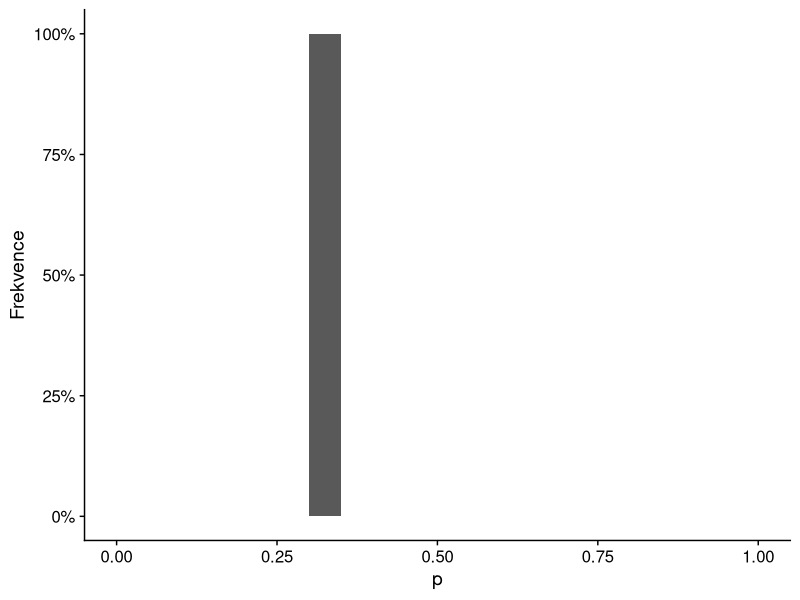
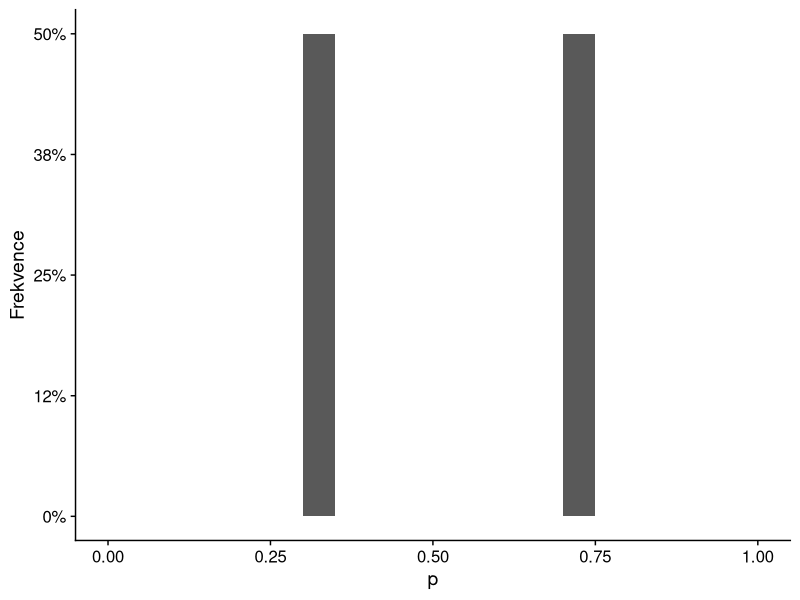
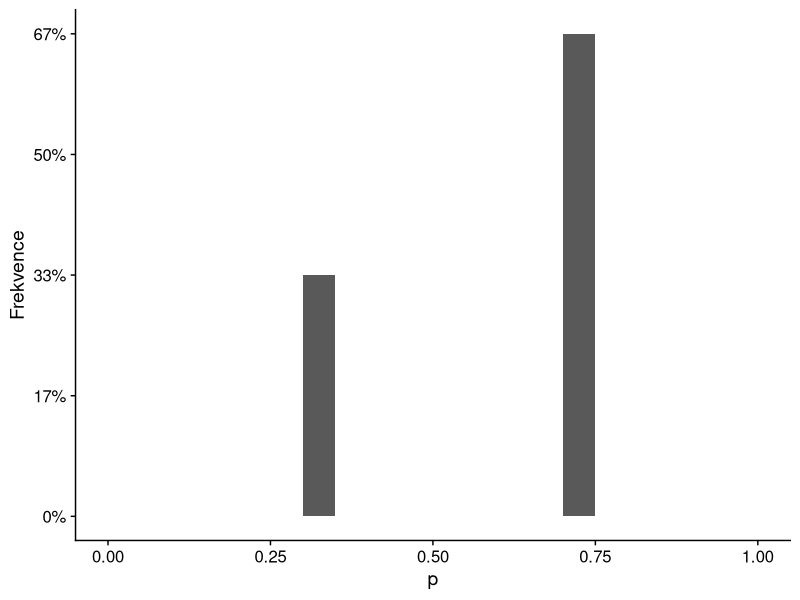
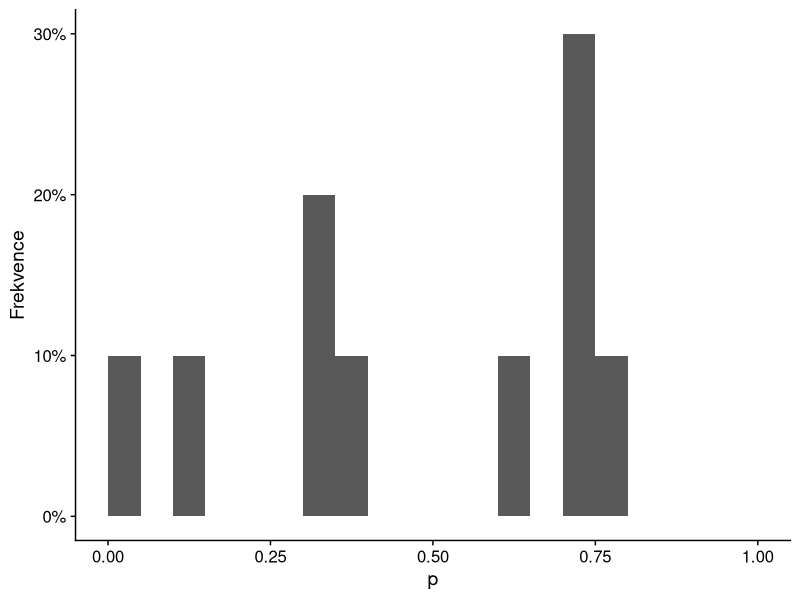
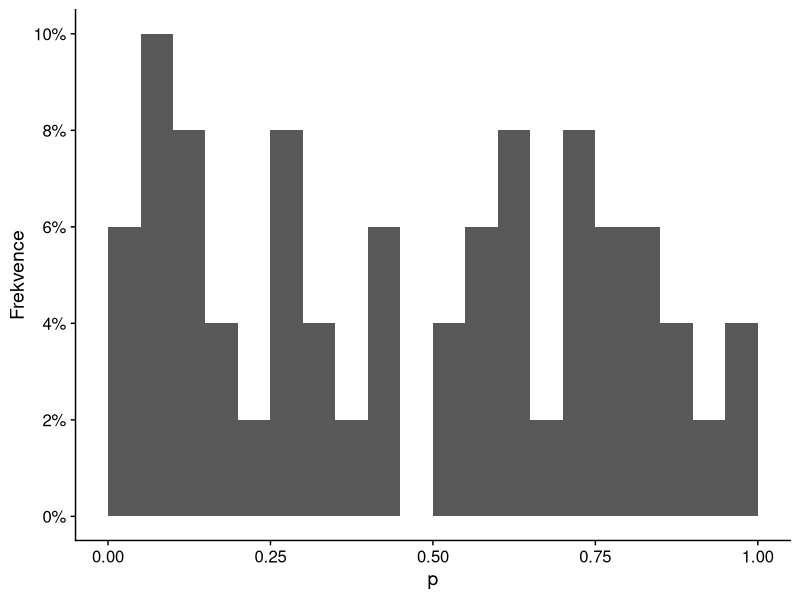
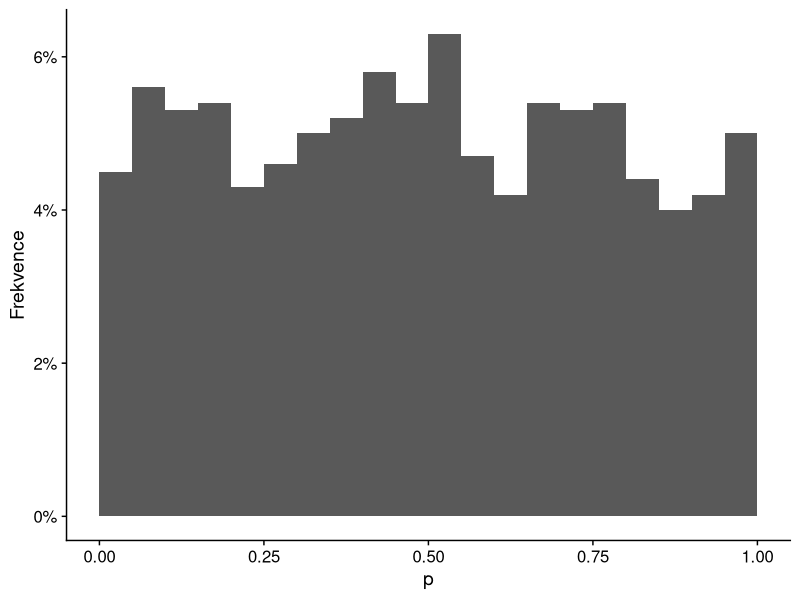
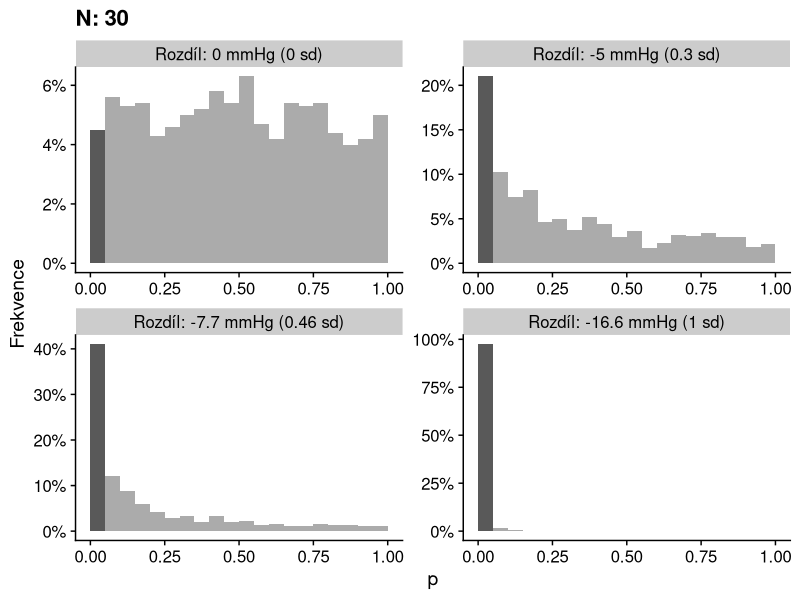
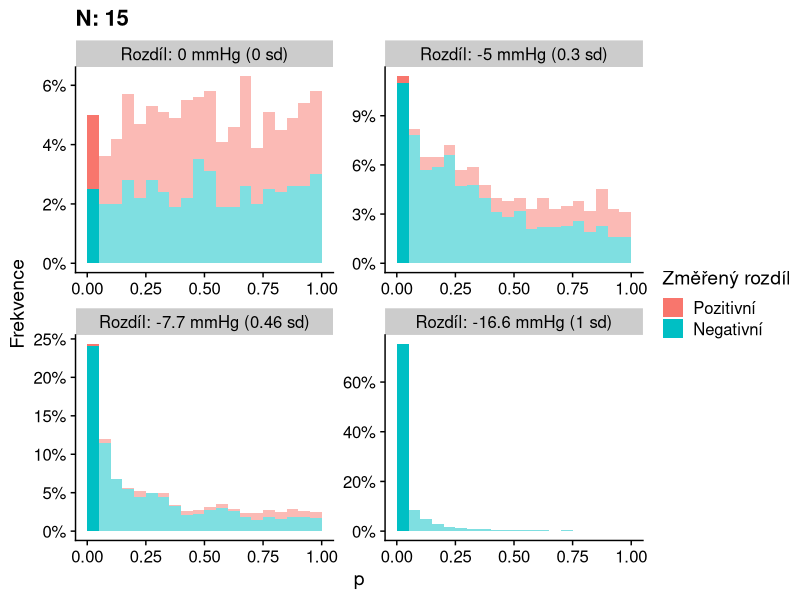

Write the R code that produced these figures, in order. (Note: a time limit stopped this script after it produced the figures.)
## ---- chunk 1
library(tidyverse)
library(cowplot)
theme_set(theme_cowplot())

sbp_baseline <- 157.1
sbp_sd <- 16.6
effect_ace_minus_placebo <- -7.68

n_sims <- 1000

plots <- list()
widths <- list()
heights <- list()

## ---- chunk 2
velikost_efektu <- tibble(efekt = c(0, -5 / sbp_sd, effect_ace_minus_placebo / sbp_sd, -1))
n_vzorku <- tibble(n = c(15, 30, 60, 120))
#n_vzorku <- tibble(n = seq(sqrt(15), sqrt(120), length.out = 4) ^ 2 %>% round())

single_p_sim <- function(data_row) {
  control <- rnorm(data_row$n, 0, 1)
  treatment <- rnorm(data_row$n, data_row$efekt, 1)
  test_res <- t.test(control, treatment)
  
  cbind(data_row, tibble(p = test_res$p.value, zmereny_rozdil = mean(treatment) - mean(control)))
}

p_velikost_efektu <- velikost_efektu %>% 
  crossing(n_vzorku) %>%
  crossing(sim = 1:n_sims) %>%
  transpose() %>%
  map_df(single_p_sim) %>%
  mutate(druh_rozdilu = factor(zmereny_rozdil > 0, levels = c(TRUE, FALSE), labels = c("Pozitivní", "Negativní")),
         efekt_f = factor(efekt, levels = velikost_efektu$efekt))


## ---- chunk 3
hg_sd_label <- function(sd_val) {
  numeric_sd_val <- sd_val %>% as.numeric()
  paste0("Rozdíl: ", round(sbp_sd * numeric_sd_val, 1), " mmHg (", abs(round(numeric_sd_val, 2)), " sd)")
}


facet_efekt <- facet_wrap(~efekt_f, scales = "free", labeller = labeller(efekt_f = hg_sd_label))

make_scale_pocet <- function(n_sims) {
  scale_y_continuous("Frekvence", labels = function(x) { scales::percent(x / n_sims, accuracy = 1)}, trans = scales::trans_new("Relative", transform = function(x) { x / n_sims}, inverse = function(x) { x * n_sims}))
}
scale_pocet <- make_scale_pocet(n_sims)

p_breaks <- seq(0,1, by = 0.05)
n_first_plot <- n_vzorku$n[2]

for(kolik_zobrazit in c(1, 2, 3, 10, 50, n_sims)) {
  plot_name <- paste0("p_tutorial_histogram_", kolik_zobrazit)
  plots[[plot_name]] <- p_velikost_efektu %>% 
    filter(n == n_first_plot, efekt == 0) %>% 
    head(n = kolik_zobrazit) %>%
    ggplot(aes(x = p)) + geom_histogram(breaks = p_breaks) +  
    make_scale_pocet(kolik_zobrazit) 
  print(plots[[plot_name]])
  
}

plots$p_fixni_efekt_prvni <- p_velikost_efektu %>% 
    filter(n == n_first_plot) %>% 
    ggplot(aes(x = p, alpha = p < 0.05)) + geom_histogram(breaks = p_breaks) +  
    scale_alpha_discrete(range = c(0.5,1), guide = FALSE) +
    scale_pocet + facet_efekt + ggtitle(paste0("N: ", n_first_plot))
plots$p_fixni_efekt_prvni





## ---- chunk 4
for(n_k_zobrazeni in n_vzorku$n) {
  plot_name <- paste0("p_fixni_n_", n_k_zobrazeni)
  plots[[plot_name]] <- p_velikost_efektu %>% filter(n == n_k_zobrazeni) %>% ggplot(aes(x = p, fill = druh_rozdilu, alpha = p < 0.05)) + geom_histogram(breaks = p_breaks) + 
      scale_pocet + facet_efekt + scale_fill_discrete("Změřený rozdíl") +
      scale_alpha_discrete(range = c(0.5,1), guide = FALSE) +
      ggtitle(paste0("N: ", n_k_zobrazeni))
  print(plots[[plot_name]])
}


for(efekt_k_zobrazeni in velikost_efektu$efekt) {
  plot_name <- paste0("p_fixni_efekt_", round(efekt_k_zobrazeni,2))
  plots[[plot_name]] <- p_velikost_efektu %>% filter(efekt == efekt_k_zobrazeni) %>% ggplot(aes(x = p, fill = druh_rozdilu, alpha = p < 0.05)) + 
      geom_histogram(breaks = p_breaks) + facet_wrap(~n, labeller = label_both, scales = "free_y") + 
      scale_fill_discrete("Změřený rozdíl") + scale_pocet +
      scale_alpha_discrete(range = c(0.5,1), guide = FALSE) +
      ggtitle(hg_sd_label(efekt_k_zobrazeni))
  print(plots[[plot_name]])
}
## ---- chunk 5
power.t.test(delta = effect_ace_minus_placebo, sd = sbp_sd, sig.level = 0.05, power = 0.8)
## ---- chunk 6
efekty <- velikost_efektu$efekt[c(2,3)]
nka <- n_vzorku$n[c(2,4)]
for(i in 1:length(efekty) ) {
  n_k_zobrazeni <- nka[i]
  efekt_k_zobrazeni <- efekty[i]
  plot_name <- paste0("m_and_s_error_",n_k_zobrazeni,"_eff_", round(abs(efekt_k_zobrazeni),2))
  plots[[plot_name]] <- p_velikost_efektu %>% filter(n == n_k_zobrazeni, efekt == efekt_k_zobrazeni, p < 0.05) %>%
    ggplot(aes(x = zmereny_rozdil * sbp_sd)) + geom_histogram(aes(y = stat(width*density)), binwidth = 1)  + geom_vline(xintercept = efekt_k_zobrazeni * sbp_sd, color = "blue", size = 2, linetype = "dashed") + 
    facet_efekt + scale_y_continuous("Podíl", labels = scales::percent) + scale_x_continuous("Změřený rozdíl [mmHg]") +
    ggtitle(paste0("Pouze p < 0.05, N: ", n_k_zobrazeni))
  print(plots[[plot_name]])
  
  widths[[plot_name]] <- 6
}
## ---- chunk 7
n_studii <- 8
n_vice_studii <- 30
studie_df_raw <- list()
next_id <- 1
efekty_pro_vice_studii <- c(0, velikost_efektu$efekt[3])
for(efekt_pro_simulace in efekty_pro_vice_studii) {
  p_pro_sim <- p_velikost_efektu %>% filter(n == n_vice_studii, efekt == efekt_pro_simulace)
  for(i in 1:n_sims) {
    studie_df_raw[[next_id]] <- p_pro_sim %>% sample_n(n_studii) %>% 
      group_by(n, efekt, efekt_f) %>%
      summarise(min.p = min(p), max.p = max(p), min.zmereny_rozdil = min(zmereny_rozdil), max.zmereny_rozdil = max(zmereny_rozdil))
      #summarise(min.p = min(p), max.p = max(p), min.zmereny_rozdil = min(c(Inf,zmereny_rozdil[p < 0.05])), max.zmereny_rozdil = max(c(-Inf,zmereny_rozdil[p < 0.05])))
    next_id <- next_id + 1
  }
}

p_vice_studii <- do.call(rbind, studie_df_raw)

p_vice_studii_long <- p_vice_studii %>%
      pivot_longer(c("min.p","max.p","min.zmereny_rozdil","max.zmereny_rozdil"), names_to = c("typ","meritko"), names_sep = "\\.", values_to = "hodnota") 

## ---- chunk 8
for(efekt_k_zobrazeni in efekty_pro_vice_studii) {
  plot_name_base <- paste0("vice_studii_", abs(round(efekt_k_zobrazeni,2)),"_")
  title <- ggtitle(paste0(n_studii, " studií, N: ", n_vice_studii))
  
  plot_name_p <- paste0(plot_name_base, "_p")
  plots[[plot_name_p]] <- p_vice_studii_long %>% filter(meritko == "p", efekt == efekt_k_zobrazeni) %>%
      ggplot(aes(x = hodnota, color = typ)) + geom_freqpoly(breaks = p_breaks) + scale_pocet + facet_efekt + title +
      geom_vline(xintercept = 0.05, color = "green", size = 2, linetype = "dashed") +
    scale_x_continuous("p-hodnota")
  widths[[plot_name_p]] <- 6
  print(plots[[plot_name_p]])

  plot_name_zmereny <- paste0(plot_name_base, "_zmereny_rozdil")
  plots[[plot_name_zmereny]] <- p_vice_studii_long %>% filter(meritko == "zmereny_rozdil", efekt == efekt_k_zobrazeni, !is.infinite(hodnota)) %>%
      ggplot(aes(x = hodnota * sbp_sd, color = typ)) + geom_freqpoly(bins = 10) + scale_pocet + facet_efekt + title +
    geom_vline(xintercept = efekt_k_zobrazeni * sbp_sd, color = "blue", size = 2, linetype = "dashed") +
    scale_x_continuous("Změřený rozdíl")
  widths[[plot_name_zmereny]] <- 6
  print(plots[[plot_name_zmereny]])
  
}
## ---- chunk 9
set.seed(3494994)
g1 <- round(rnorm(20, mean = sbp_baseline, sd = sbp_sd))
cat(paste(g1, collapse = "\t"))
cat("\n\n")
g2 <- sample(g1, 20) - 13
cat(paste(g2, collapse = "\t"))
cat("\n")

t.test(g1, g2)

g2_mod <- g2
g2_mod[20] <- g2_mod[20] + 10
t.test(g1, g2_mod)
## ---- chunk 10
full_population <- rnorm(1e6, effect_ace_minus_placebo, sbp_sd)
increase_biases <- c(3/2, 4/3, 11/10)

biased_study_population_size <- 1e5
biased_study_errors <- numeric(n_sims * length(increase_biases))
for(bias in increase_biases) {
  full_population_probs <-if_else(full_population < 0, 1, bias)
  for(i in 1:n_sims) {
    biased_sample <- sample(full_population, size = biased_study_population_size, replace = TRUE, prob = full_population_probs)
    biased_study_errors[i] <- (mean(biased_sample) - effect_ace_minus_placebo)^2 
  }
}
  
rct_results <- data.frame(sample_size = 5 * (2 ^ (0:7))) %>% crossing(sim = 1:n_sims) %>%
  rowwise() %>%
  mutate(error = mean(rnorm(sample_size, 0, sbp_sd)) ^ 2) %>%
  group_by(sample_size) %>%
  summarise(low_error = sqrt(quantile(error, 0.025)), mean_error = sqrt(mean(error)), high_error = sqrt(quantile(error, 0.975)))

biased_results <- data.frame(low_error = sqrt(quantile(biased_study_errors, 0.025)), mean_error = sqrt(mean(biased_study_errors)), high_error = sqrt(quantile(biased_study_errors, 0.975))) %>% 
  crossing(data.frame(sample_size = unique(rct_results$sample_size)))


## ---- chunk 11
plots$rct_error <- 
rct_results %>% ggplot(aes(x = sample_size, y = mean_error))  + #, ymin = low_error, ymax = high_error
  #geom_ribbon(alpha = 0.3) + 
  geom_line() + 
#  geom_ribbon(data = biased_results, fill = "blue", alpha = 0.3) + 
  scale_y_continuous("Půměrná chyba RCT [mmHg]") +
  scale_x_continuous("Velikost vzorku RCT")

hline_size <- 2
pal <- viridisLite::plasma(3)

plots$rct_error_biased <- 
  plots$rct_error +
    geom_hline(data = biased_results, aes(yintercept = mean_error), color = pal[2], size = hline_size)

plots$rct_error_biased_decoy <- 
  plots$rct_error_biased +
    geom_hline(yintercept = 0.84, color =  pal[1], size = hline_size) +
    geom_hline(yintercept = 2.53, color =  pal[3], size = hline_size)

## ---- chunk 12
set.seed(56852266)
data_pohledny <- data.frame(pohledny = rnorm(200), laskavy = rnorm(200))

plot_pohledny <- function(split = "none", trend = FALSE) {
  
  if(split == "none") {
    data_to_plot <- data_pohledny %>% mutate(group = 1)
    alpha_scale = scale_alpha_continuous(range = c(0.999, 1), guide = FALSE)
  } else {
    alpha_scale <- scale_alpha_continuous(range = c(0.2, 1), guide = FALSE)
    if (split == "up") {
      data_to_plot <- data_pohledny %>% mutate(group = if_else(pohledny + laskavy > 0, 1, 0))
    } else if (split == "down") {
      data_to_plot <- data_pohledny %>% mutate(group = if_else(pohledny + laskavy < 0, 1, 0))
    }
  }
  
  if(trend) {
  #  smooth <- geom_smooth(aes(x = pohledny, y = laskavy), inherit.aes = FALSE, data = rbind(data_to_plot %>% filter(group > 0), data.frame(laskavy = 0, pohledny = 0, group = 0)), method = "lm", formula = y ~x)
    smooth <- geom_smooth(aes(x = pohledny, y = laskavy), inherit.aes = FALSE, data = data_to_plot %>% filter(group > 0), method = "lm", formula = y ~x)
  } else {
    smooth <- NULL
  }
  data_to_plot %>% 
    ggplot(aes(x = pohledny, y = laskavy, alpha = group)) + 
    scale_x_continuous("Pohledný", breaks = c(-1.5, 1.5), labels = c("Málo", "Hodně")) + scale_y_continuous("Laskavý", breaks = c(-1.5, 1.5), labels = c("Málo", "Hodně"))+ 
    geom_vline(xintercept = 0) + geom_hline(yintercept =  0) + 
    geom_point(color = viridisLite::plasma(3)[2]) +
    smooth +
    alpha_scale +
    theme(axis.line = element_blank(), axis.ticks = element_blank())
}

plots$laskavy_pohledny_1 <- plot_pohledny("none")
plots$laskavy_pohledny_2 <- plot_pohledny("none", TRUE)
plots$laskavy_pohledny_3 <- plot_pohledny("up")
plots$laskavy_pohledny_4 <- plot_pohledny("up", TRUE)   
plots$laskavy_pohledny_5 <- plot_pohledny("down")
plots$laskavy_pohledny_6 <- plot_pohledny("down", TRUE)
for(plot_name in paste0("laskavy_pohledny_", 1:6)){
  print(plots[[plot_name]])
  widths[[plot_name]] <- 6
  heights[[plot_name]] <- 5
}
## ---- chunk 13
set.seed(99852665)
n_obs <- 100
data_regression_to_the_mean <- data.frame(id = 1:n_obs, before = rnorm(n_obs, mean = 30, sd = 2), after = rnorm(n_obs, mean = 30, sd = 2)) %>% mutate(selected = as.numeric(before > 32), improved = factor(before > after, levels = c(TRUE, FALSE), labels = c("Ano","Ne"))) %>%
  pivot_longer(c("before", "after"),names_to = "group", values_to = "BMI") %>%
  mutate(group = factor(group, levels = c("before","after"), labels = c("Před zásahem", "Po zásahu")))

base_rtm_plot <- data_regression_to_the_mean %>% ggplot(aes(x = group,y = BMI, alpha = selected, color = improved, group = id)) + geom_line() + geom_point() + scale_x_discrete("Skupina") + scale_color_discrete("Snížení BMI")

plots$regression_to_the_mean <- base_rtm_plot + scale_alpha(range = c(0.9999, 1), guide = FALSE)
plots$regression_to_the_mean 

plots$regression_to_the_mean_highlight <- base_rtm_plot + scale_alpha(range = c(0.2, 1), guide = FALSE) 
plots$regression_to_the_mean_highlight 



## ---- chunk 14
tmp_dir <- here::here("local_tmp_data")
if(!dir.exists(tmp_dir)) {
  dir.create(tmp_dir)
}

for(plot_name in names(plots)) {
  if(!is.null(widths[[plot_name]])) {
    width <- widths[[plot_name]]
  } else {
    width <- 8
  }
  if(!is.null(heights[[plot_name]])) {
    height <- heights[[plot_name]]
  } else {
    height <- width * 0.6666666666667
  }
  ggsave(plot = plots[[plot_name]], filename = paste0(tmp_dir,"/",plot_name,".png"), dpi = 300, width = width, height = height)
}
